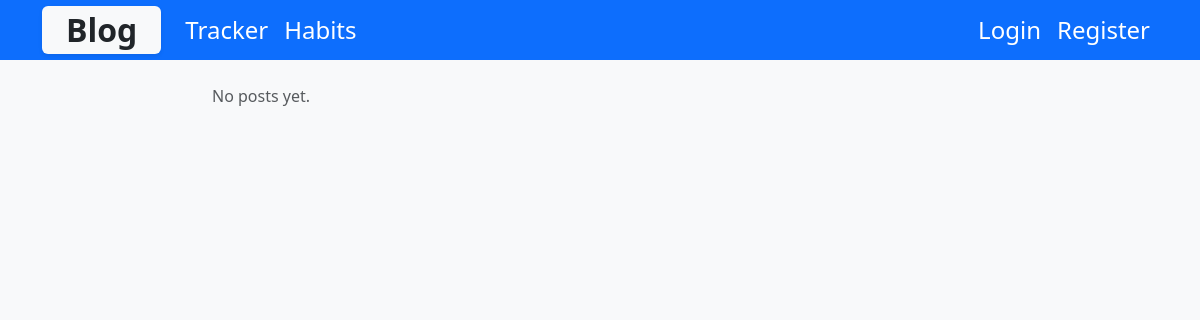
The page /blog/ on the database as committed earlier.
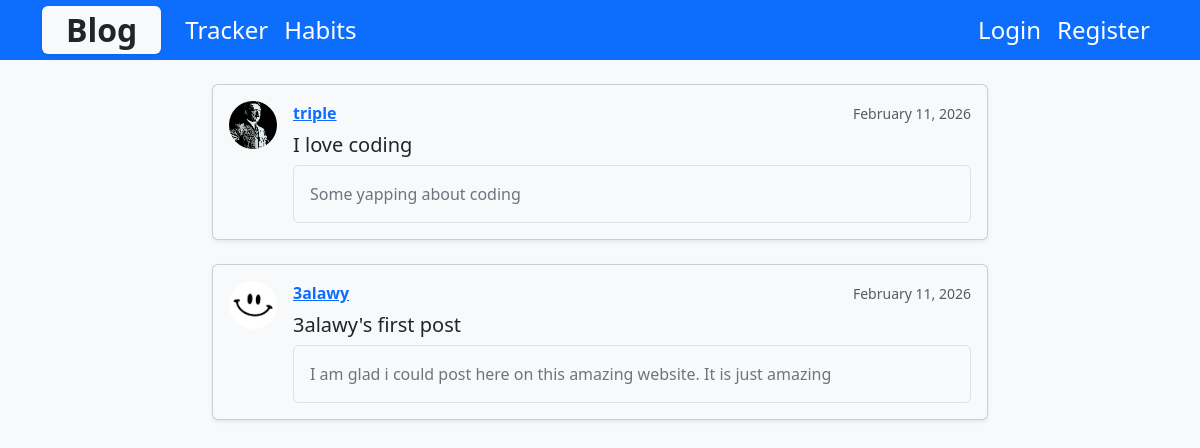
The same page on the database as committed later.
### blog/models.py (models this page shows, shortened)
class Post(models.Model):
    title = models.CharField(max_length=100)
    content = models.TextField()
    date_posted = models.DateTimeField(default=timezone.now)
    author = models.ForeignKey(User, on_delete=models.CASCADE)

### users/models.py (models this page shows, shortened)
class Profile(models.Model):
    user = models.OneToOneField(User, on_delete=models.CASCADE)
    image = models.ImageField(default='profile_pics/default.jpg', upload_to='profile_pics')

### blog/views.py (the view)
# urls.py: path('', PostListView.as_view(), name='blog-home'),
class PostListView(ListView):
    model = Post
    template_name = 'blog/index.html' # <app>/<model>_<viewtype>.html
    context_object_name = 'posts'
    ordering = ['-date_posted']
    paginate_by = 5

### blog/templates/blog/index.html (shortened to what this page needs)
{% extends "blog/layout.html" %}
{% block content %}
  <div class="container mt-4" style="max-width: 800px;">
    {% for post in posts %}
      <article class="card mb-4 shadow-sm bg-body-tertiary">
        <div class="card-body d-flex align-items-start">
          <img class="rounded-circle me-3 article-img"
               src="{{ post.author.profile.image.url }}"
               alt="{{ post.author }}"
               style="width:48px; height:48px; object-fit:cover;">
          <div class="flex-grow-1">
            <div class="d-flex justify-content-between align-items-center mb-2">
              <a class="fw-bold text-primary me-2"
                 href="#">
                {{ post.author }}
              </a>
              <small class="text-muted">
                {{ post.date_posted|date:"F d, Y" }}
              </small>
            </div>
            <h2 class="h5 mb-2">
              <a class="text-decoration-none text-dark"
                 href="#">
                {{ post.title }}
              </a>
            </h2>
            <div class="p-3 border rounded bg-light">
              <p class="mb-0 text-secondary">
                {{ post.content }}
              </p>
            </div>
          </div>
        </div>
      </article>
    {% empty %}
      <p class="text-muted">No posts yet.</p>
    {% endfor %}
  </div>
{% endblock content %}

Rows that differ between the two databases and show on the page:
added Post: author.profile.image (picture), author "triple", date_posted "February 11, 2026", title "I love coding", content "Some yapping about coding"
added Post: author.profile.image (placeholder picture), author "3alawy", date_posted "February 11, 2026", title "3alawy's first post", content "I am glad i could post here on this amazing website. It is just amazing"
Other text that changed with them:
text no longer shown: "No posts yet."
